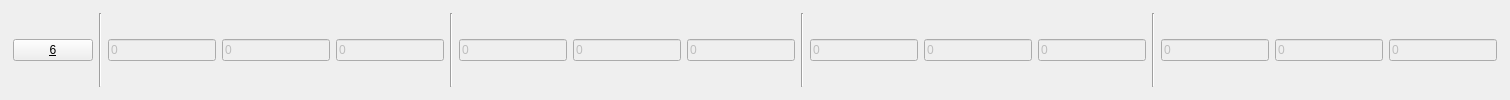
            <widget class="QGroupBox" name="groupbox6">
             <property name="autoFillBackground">
              <bool>false</bool>
             </property>
             <property name="styleSheet">
              <string notr="true">QGroupBox {
  border: 2px solid;
  border-color: rgba(255, 255, 255, 0);
}</string>
             </property>
             <property name="title">
              <string/>
             </property>
             <property name="alignment">
              <set>Qt::AlignLeading|Qt::AlignLeft|Qt::AlignTop</set>
             </property>
             <layout class="QHBoxLayout" name="horizontalLayout_18">
              <item>
               <layout class="QHBoxLayout" name="horizontalLayout_19">
                <item>
                 <widget class="QPushButton" name="valve6">
                  <property name="sizePolicy">
                   <sizepolicy hsizetype="Expanding" vsizetype="Fixed">
                    <horstretch>0</horstretch>
                    <verstretch>0</verstretch>
                   </sizepolicy>
                  </property>
                  <property name="text">
                   <string>&amp;6</string>
                  </property>
                  <property name="checkable">
                   <bool>true</bool>
                  </property>
                 </widget>
                </item>
                <item>
                 <widget class="Line" name="line_31">
                  <property name="orientation">
                   <enum>Qt::Vertical</enum>
                  </property>
                 </widget>
                </item>
                <item>
                 <widget class="QLineEdit" name="edit6_delayh">
                  <property name="enabled">
                   <bool>false</bool>
                  </property>
                  <property name="styleSheet">
                   <string notr="true"/>
                  </property>
                  <property name="text">
                   <string>0</string>
                  </property>
                 </widget>
                </item>
                <item>
                 <widget class="QLineEdit" name="edit6_delaym">
                  <property name="enabled">
                   <bool>false</bool>
                  </property>
                  <property name="text">
                   <string>0</string>
                  </property>
                 </widget>
                </item>
                <item>
                 <widget class="QLineEdit" name="edit6_delays">
                  <property name="enabled">
                   <bool>false</bool>
                  </property>
                  <property name="text">
                   <string>0</string>
                  </property>
                 </widget>
                </item>
                <item>
                 <widget class="Line" name="line_32">
                  <property name="orientation">
                   <enum>Qt::Vertical</enum>
                  </property>
                 </widget>
                </item>
                <item>
                 <widget class="QLineEdit" name="edit6_onh">
                  <property name="enabled">
                   <bool>false</bool>
                  </property>
                  <property name="text">
                   <string>0</string>
                  </property>
                 </widget>
                </item>
                <item>
                 <widget class="QLineEdit" name="edit6_onm">
                  <property name="enabled">
                   <bool>false</bool>
                  </property>
                  <property name="text">
                   <string>0</string>
                  </property>
                 </widget>
                </item>
                <item>
                 <widget class="QLineEdit" name="edit6_ons">
                  <property name="enabled">
                   <bool>false</bool>
                  </property>
                  <property name="text">
                   <string>0</string>
                  </property>
                 </widget>
                </item>
                <item>
                 <widget class="Line" name="line_33">
                  <property name="orientation">
                   <enum>Qt::Vertical</enum>
                  </property>
                 </widget>
                </item>
                <item>
                 <widget class="QLineEdit" name="edit6_offh">
                  <property name="enabled">
                   <bool>false</bool>
                  </property>
                  <property name="text">
                   <string>0</string>
                  </property>
                 </widget>
                </item>
                <item>
                 <widget class="QLineEdit" name="edit6_offm">
                  <property name="enabled">
                   <bool>false</bool>
                  </property>
                  <property name="text">
                   <string>0</string>
                  </property>
                 </widget>
                </item>
                <item>
                 <widget class="QLineEdit" name="edit6_offs">
                  <property name="enabled">
                   <bool>false</bool>
                  </property>
                  <property name="text">
                   <string>0</string>
                  </property>
                  <property name="placeholderText">
                   <string/>
                  </property>
                 </widget>
                </item>
                <item>
                 <widget class="Line" name="line_34">
                  <property name="orientation">
                   <enum>Qt::Vertical</enum>
                  </property>
                 </widget>
                </item>
                <item>
                 <widget class="QLineEdit" name="edit6_totalh">
                  <property name="enabled">
                   <bool>false</bool>
                  </property>
                  <property name="text">
                   <string>0</string>
                  </property>
                  <property name="placeholderText">
                   <string/>
                  </property>
                 </widget>
                </item>
                <item>
                 <widget class="QLineEdit" name="edit6_totalm">
                  <property name="enabled">
                   <bool>false</bool>
                  </property>
                  <property name="text">
                   <string>0</string>
                  </property>
                  <property name="placeholderText">
                   <string/>
                  </property>
                 </widget>
                </item>
                <item>
                 <widget class="QLineEdit" name="edit6_totals">
                  <property name="enabled">
                   <bool>false</bool>
                  </property>
                  <property name="text">
                   <string>0</string>
                  </property>
                  <property name="placeholderText">
                   <string/>
                  </property>
                 </widget>
                </item>
               </layout>
              </item>
             </layout>
            </widget>
